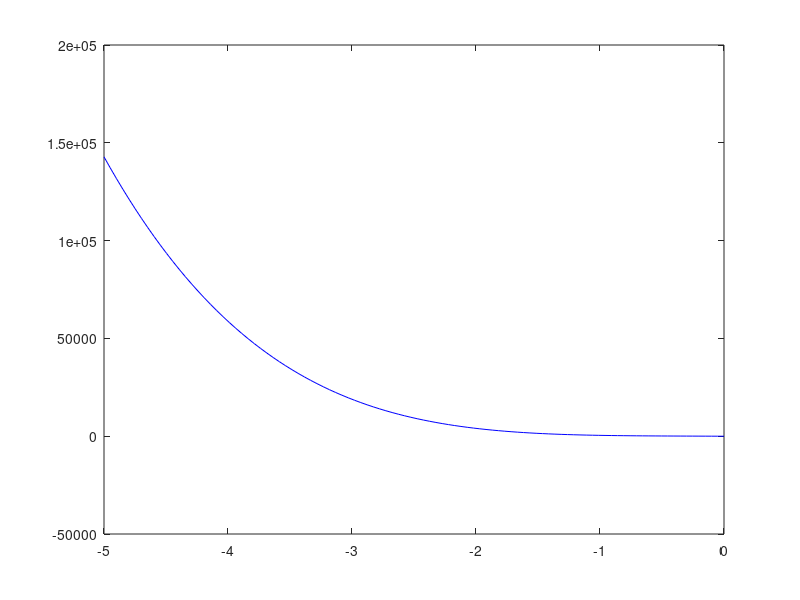

This figure's MATLAB source: (Note: this script raises an error after producing the figure.)
format short
%Polinomio
pol = @(x) 230.*x.^4 + 18.*x.^3 + 9.*x.^2 - 222.*x - 9;

%Grafica
figure(1);
a = -10;
b =  10;
x = linspace(a,b);
plot(x,pol(x),'b-');
%Polinomio
pol = @(x) 230.*x.^4 + 18.*x.^3 + 9.*x.^2 - 221.*x - 9;

%Grafica
figure(1);
a = -5;
b =  0;
c = 5;
x = linspace(a,b);
plot(x,pol(x),'b-');

%Constantes
maxit = 5000;
tol = 1e-6;

[pf1,~,~,~,~] = biseccion3(pol, a, b, maxit, tol)
[pf2,~,~,~,~] = biseccion3(pol, b, c, maxit, tol)
